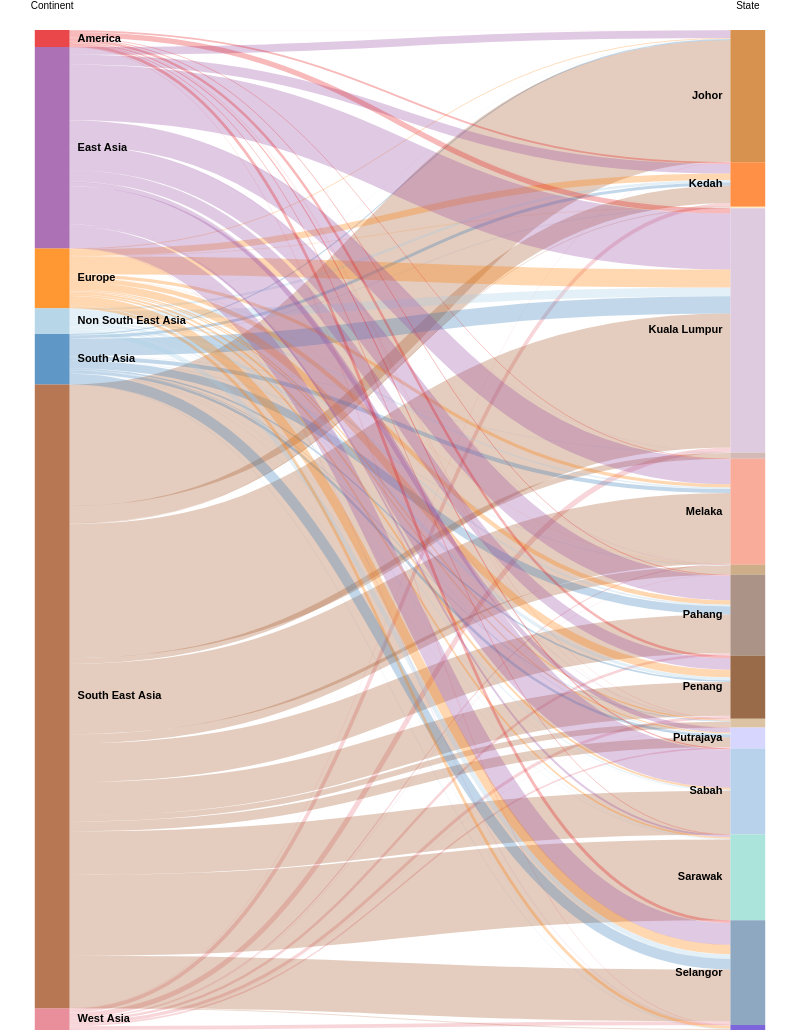

Describe this chart as a Vega-Lite specification.
### Vega specification from a JSON file in a GitHub repository (floating-point values rounded to 4 significant figures)
{"$schema": "https://vega.github.io/schema/vega/v3.0.json", "width": 800, "height": 1000, "data": [{"name": "rawData", "values": [{"Continent": "America", "State": "Johor", "Total_Arrivals": 9861}, {"Continent": "East Asia", "State": "Johor", "Total_Arrivals": 464974}, {"Continent": "Europe", "State": "Johor", "Total_Arrivals": 51181}, {"Continent": "Non South East Asia", "State": "Johor", "Total_Arrivals": 18310}, {"Continent": "South Asia", "State": "Johor", "Total_Arrivals": 67553}, {"Continent": "South East Asia", "State": "Johor", "Total_Arrivals": 7275410}, {"Continent": "West Asia", "State": "Johor", "Total_Arrivals": 17890}, {"Continent": "America", "State": "Kedah", "Total_Arrivals": 110758}, {"Continent": "East Asia", "State": "Kedah", "Total_Arrivals": 574597}, {"Continent": "Europe", "State": "Kedah", "Total_Arrivals": 390134}, {"Continent": "Non South East Asia", "State": "Kedah", "Total_Arrivals": 146073}, {"Continent": "South Asia", "State": "Kedah", "Total_Arrivals": 183272}, {"Continent": "South East Asia", "State": "Kedah", "Total_Arrivals": 1045980}, {"Continent": "West Asia", "State": "Kedah", "Total_Arrivals": 220484}, {"Continent": "America", "State": "Kelantan", "Total_Arrivals": 2969}, {"Continent": "Europe", "State": "Kelantan", "Total_Arrivals": 27712}, {"Continent": "Non South East Asia", "State": "Kelantan", "Total_Arrivals": 3659}, {"Continent": "South Asia", "State": "Kelantan", "Total_Arrivals": 18674}, {"Continent": "South East Asia", "State": "Kelantan", "Total_Arrivals": 35934}, {"Continent": "West Asia", "State": "Kelantan", "Total_Arrivals": 3489}, {"Continent": "America", "State": "Kuala Lumpur", "Total_Arrivals": 314172}, {"Continent": "East Asia", "State": "Kuala Lumpur", "Total_Arrivals": 3342480}, {"Continent": "Europe", "State": "Kuala Lumpur", "Total_Arrivals": 1082939}, {"Continent": "Non South East Asia", "State": "Kuala Lumpur", "Total_Arrivals": 514170}, {"Continent": "South Asia", "State": "Kuala Lumpur", "Total_Arrivals": 1038683}, {"Continent": "South East Asia", "State": "Kuala Lumpur", "Total_Arrivals": 8019347}, {"Continent": "West Asia", "State": "Kuala Lumpur", "Total_Arrivals": 303758}, {"Continent": "America", "State": "Labuan", "Total_Arrivals": 810}, {"Continent": "East Asia", "State": "Labuan", "Total_Arrivals": 8809}, {"Continent": "Europe", "State": "Labuan", "Total_Arrivals": 1651}, {"Continent": "Non South East Asia", "State": "Labuan", "Total_Arrivals": 602}, {"Continent": "South Asia", "State": "Labuan", "Total_Arrivals": 11802}, {"Continent": "South East Asia", "State": "Labuan", "Total_Arrivals": 338464}, {"Continent": "America", "State": "Melaka", "Total_Arrivals": 46253}, {"Continent": "East Asia", "State": "Melaka", "Total_Arrivals": 1486596}, {"Continent": "Europe", "State": "Melaka", "Total_Arrivals": 192736}, {"Continent": "Non South East Asia", "State": "Melaka", "Total_Arrivals": 88026}, {"Continent": "South Asia", "State": "Melaka", "Total_Arrivals": 247572}, {"Continent": "South East Asia", "State": "Melaka", "Total_Arrivals": 4220615}, {"Continent": "West Asia", "State": "Melaka", "Total_Arrivals": 61069}, {"Continent": "America", "State": "Negeri Sembilan", "Total_Arrivals": 2159}, {"Continent": "East Asia", "State": "Negeri Sembilan", "Total_Arrivals": 11891}, {"Continent": "Europe", "State": "Negeri Sembilan", "Total_Arrivals": 16422}, {"Continent": "Non South East Asia", "State": "Negeri Sembilan", "Total_Arrivals": 6966}, {"Continent": "South Asia", "State": "Negeri Sembilan", "Total_Arrivals": 15879}, {"Continent": "South East Asia", "State": "Negeri Sembilan", "Total_Arrivals": 532780}, {"Continent": "West Asia", "State": "Negeri Sembilan", "Total_Arrivals": 18272}, {"Continent": "America", "State": "Pahang", "Total_Arrivals": 54437}, {"Continent": "East Asia", "State": "Pahang", "Total_Arrivals": 1475469}, {"Continent": "Europe", "State": "Pahang", "Total_Arrivals": 259049}, {"Continent": "Non South East Asia", "State": "Pahang", "Total_Arrivals": 105098}, {"Continent": "South Asia", "State": "Pahang", "Total_Arrivals": 479448}, {"Continent": "South East Asia", "State": "Pahang", "Total_Arrivals": 2322400}, {"Continent": "West Asia", "State": "Pahang", "Total_Arrivals": 152766}, {"Continent": "America", "State": "Penang", "Total_Arrivals": 149665}, {"Continent": "East Asia", "State": "Penang", "Total_Arrivals": 681596}, {"Continent": "Europe", "State": "Penang", "Total_Arrivals": 455832}, {"Continent": "Non South East Asia", "State": "Penang", "Total_Arrivals": 190781}, {"Continent": "South Asia", "State": "Penang", "Total_Arrivals": 90087}, {"Continent": "South East Asia", "State": "Penang", "Total_Arrivals": 2020877}, {"Continent": "West Asia", "State": "Penang", "Total_Arrivals": 183025}, {"Continent": "America", "State": "Perak", "Total_Arrivals": 17095}, {"Continent": "East Asia", "State": "Perak", "Total_Arrivals": 19609}, {"Continent": "Europe", "State": "Perak", "Total_Arrivals": 79011}, {"Continent": "Non South East Asia", "State": "Perak", "Total_Arrivals": 16635}, {"Continent": "South Asia", "State": "Perak", "Total_Arrivals": 38938}, {"Continent": "South East Asia", "State": "Perak", "Total_Arrivals": 339536}, {"Continent": "West Asia", "State": "Perak", "Total_Arrivals": 11155}, {"Continent": "Europe", "State": "Perlis", "Total_Arrivals": 1560}, {"Continent": "Non South East Asia", "State": "Perlis", "Total_Arrivals": 737}, {"Continent": "South Asia", "State": "Perlis", "Total_Arrivals": 1471}, {"Continent": "South East Asia", "State": "Perlis", "Total_Arrivals": 3623}, {"Continent": "West Asia", "State": "Perlis", "Total_Arrivals": 263}, {"Continent": "America", "State": "Putrajaya", "Total_Arrivals": 9025}, {"Continent": "East Asia", "State": "Putrajaya", "Total_Arrivals": 266504}, {"Continent": "Europe", "State": "Putrajaya", "Total_Arrivals": 72367}, {"Continent": "Non South East Asia", "State": "Putrajaya", "Total_Arrivals": 59290}, {"Continent": "South Asia", "State": "Putrajaya", "Total_Arrivals": 159390}, {"Continent": "South East Asia", "State": "Putrajaya", "Total_Arrivals": 581654}, {"Continent": "West Asia", "State": "Putrajaya", "Total_Arrivals": 89686}, {"Continent": "America", "State": "Sabah", "Total_Arrivals": 64561}, {"Continent": "East Asia", "State": "Sabah", "Total_Arrivals": 2288098}, {"Continent": "Europe", "State": "Sabah", "Total_Arrivals": 114107}, {"Continent": "Non South East Asia", "State": "Sabah", "Total_Arrivals": 60393}, {"Continent": "South Asia", "State": "Sabah", "Total_Arrivals": 6854}, {"Continent": "South East Asia", "State": "Sabah", "Total_Arrivals": 2610152}, {"Continent": "West Asia", "State": "Sabah", "Total_Arrivals": 2613}, {"Continent": "America", "State": "Sarawak", "Total_Arrivals": 46217}, {"Continent": "East Asia", "State": "Sarawak", "Total_Arrivals": 114292}, {"Continent": "Europe", "State": "Sarawak", "Total_Arrivals": 99423}, {"Continent": "Non South East Asia", "State": "Sarawak", "Total_Arrivals": 33531}, {"Continent": "South Asia", "State": "Sarawak", "Total_Arrivals": 8969}, {"Continent": "South East Asia", "State": "Sarawak", "Total_Arrivals": 4837917}, {"Continent": "West Asia", "State": "Sarawak", "Total_Arrivals": 1638}, {"Continent": "America", "State": "Selangor", "Total_Arrivals": 173863}, {"Continent": "East Asia", "State": "Selangor", "Total_Arrivals": 1290889}, {"Continent": "Europe", "State": "Selangor", "Total_Arrivals": 561465}, {"Continent": "Non South East Asia", "State": "Selangor", "Total_Arrivals": 283681}, {"Continent": "South Asia", "State": "Selangor", "Total_Arrivals": 631091}, {"Continent": "South East Asia", "State": "Selangor", "Total_Arrivals": 3101730}, {"Continent": "West Asia", "State": "Selangor", "Total_Arrivals": 222077}, {"Continent": "America", "State": "Terengganu", "Total_Arrivals": 18531}, {"Continent": "East Asia", "State": "Terengganu", "Total_Arrivals": 20244}, {"Continent": "Europe", "State": "Terengganu", "Total_Arrivals": 170830}, {"Continent": "Non South East Asia", "State": "Terengganu", "Total_Arrivals": 21748}, {"Continent": "South Asia", "State": "Terengganu", "Total_Arrivals": 14585}, {"Continent": "South East Asia", "State": "Terengganu", "Total_Arrivals": 43269}, {"Continent": "West Asia", "State": "Terengganu", "Total_Arrivals": 5529}], "transform": [{"type": "formula", "expr": "datum['Continent']", "as": "stack1"}, {"type": "formula", "expr": "datum.State", "as": "stack2"}, {"type": "formula", "expr": "datum.Total_Arrivals", "as": "size"}]}, {"name": "nodes", "source": "rawData", "transform": [{"type": "filter", "expr": "!groupSelector || groupSelector.stack1 == datum.stack1 || groupSelector.stack2 == datum.stack2"}, {"type": "formula", "expr": "datum.stack1 + datum.stack2", "as": "key"}, {"type": "fold", "fields": ["stack1", "stack2"], "as": ["stack", "groupID"]}, {"type": "formula", "expr": "datum.stack == 'stack1' ? datum.stack1 + ' ' + datum.stack2 : datum.stack2 + ' ' + datum.stack1", "as": "sortField"}, {"type": "stack", "groupby": ["stack"], "sort": {"field": "sortField", "order": "descending"}, "field": "size"}, {"type": "formula", "expr": "(datum.y0 + datum.y1) / 2", "as": "yc"}]}, {"name": "groups", "source": "nodes", "transform": [{"type": "aggregate", "groupby": ["stack", "groupID"], "fields": ["size"], "ops": ["sum"], "as": ["total"]}, {"type": "stack", "groupby": ["stack"], "sort": {"field": "groupID", "order": "descending"}, "field": "total"}, {"type": "formula", "expr": "scale('y', datum.y0)", "as": "scaledY0"}, {"type": "formula", "expr": "scale('y', datum.y1)", "as": "scaledY1"}, {"type": "formula", "expr": "datum.stack == 'stack1'", "as": "rightLabel"}, {"type": "formula", "expr": "datum.total / domain('y')[1]", "as": "percentage"}]}, {"name": "destinationNodes", "source": "nodes", "transform": [{"type": "filter", "expr": "datum.stack == 'stack2'"}]}, {"name": "edges", "source": "nodes", "transform": [{"type": "filter", "expr": "datum.stack == 'stack1'"}, {"type": "lookup", "from": "destinationNodes", "key": "key", "fields": ["key"], "as": ["target"]}, {"type": "linkpath", "orient": "horizontal", "shape": "diagonal", "sourceY": {"expr": "scale('y', datum.yc)"}, "sourceX": {"expr": "scale('x', 'stack1') + bandwidth('x')"}, "targetY": {"expr": "scale('y', datum.target.yc)"}, "targetX": {"expr": "scale('x', 'stack2')"}}, {"type": "formula", "expr": "range('y')[0] - scale('y', datum.size)", "as": "strokeWidth"}, {"type": "formula", "expr": "datum.size / domain('y')[1]", "as": "percentage"}]}], "scales": [{"name": "x", "type": "band", "range": "width", "domain": ["stack1", "stack2"], "paddingOuter": 0.05, "paddingInner": 0.95}, {"name": "y", "type": "linear", "range": "height", "domain": {"data": "nodes", "field": "y1"}}, {"name": "color", "type": "ordinal", "range": ["#e41a1c", "#984ea3", "#ff7f00", "#a6cee3", "#377eb8", "#a65628", "#e37383", "#CC7722", "#FF7518", "#FFE5B4", "#D8BFD8", "#C9A9A6", "#F89880", "#C19A6B", "#967969", "#80461B", "#D2B48C", "#CBC3E3", "#CCCCFF", "#A7C7E7", "#96DED1", "#7393B3", "#5D3FD3"], "domain": ["America", "East Asia", "Europe", "Non South East Asia", "South Asia", "South East Asia", "West Asia", "Johor", "Kedah", "Kelantan", "Kuala Lumpur", "Labuan", "Melaka", "Negeri Sembilan", "Pahang", "Penang", "Perak", "Perlis", "Putrajaya", "Sabah", "Sarawak", "Selangor", "Terengganu"]}, {"name": "stackNames", "type": "ordinal", "range": ["Continent", "State"], "domain": ["stack1", "stack2"]}], "axes": [{"orient": "top", "scale": "x", "domain": false, "ticks": false, "labelPadding": 20, "encode": {"labels": {"update": {"text": {"scale": "stackNames", "field": "value", "fontWeight": "bold", "fontSize": 14}}}}}, {"orient": "left", "scale": "y", "labels": false, "domain": false, "ticks": false}], "marks": [{"type": "path", "name": "edgeMark", "from": {"data": "edges"}, "clip": true, "encode": {"update": {"stroke": [{"test": "groupSelector && groupSelector.stack == 'stack1'", "scale": "color", "field": "stack2"}, {"scale": "color", "field": "stack1"}], "strokeWidth": {"field": "strokeWidth"}, "path": {"field": "path"}, "strokeOpacity": {"signal": "!groupSelector && (groupHover.stack1 == datum.stack1 || groupHover.stack2 == datum.stack2) ? 0.9 : 0.3"}, "zindex": {"signal": "!groupSelector && (groupHover.stack1 == datum.stack1 || groupHover.stack2 == datum.stack2) ? 1 : 0"}, "tooltip": {"signal": "{\"Tourist from the Continent of\": datum.stack1, \"State\": datum.stack2, \"Total Arrivals\": format(datum.size, ',.0f')}"}}, "hover": {"strokeOpacity": {"value": 1}}}}, {"type": "rect", "name": "groupMark", "from": {"data": "groups"}, "encode": {"enter": {"fill": {"scale": "color", "field": "groupID"}, "width": {"scale": "x", "band": 1}}, "update": {"x": {"scale": "x", "field": "stack"}, "y": {"field": "scaledY0"}, "y2": {"field": "scaledY1"}, "fillOpacity": {"value": 0.8}, "tooltip": {"signal": "datum.groupID + ' has ' + format(datum.total, ',.0f') + ' total tourist arrivals.'"}}, "hover": {"fillOpacity": {"value": 1}}}}, {"type": "text", "from": {"data": "groups"}, "interactive": false, "encode": {"update": {"x": {"signal": "scale('x', datum.stack) + (datum.rightLabel ? bandwidth('x') + 8 : -8)"}, "yc": {"signal": "(datum.scaledY0 + datum.scaledY1) / 2"}, "align": {"signal": "datum.rightLabel ? 'left' : 'right'"}, "baseline": {"value": "middle"}, "fontWeight": {"value": "bold"}, "text": {"signal": "abs(datum.scaledY0 - datum.scaledY1) > 13 ? datum.groupID: ''"}}}}, {"type": "group", "data": [{"name": "dataForShowAll", "values": [{}], "transform": [{"type": "filter", "expr": "groupSelector"}]}], "encode": {"enter": {"xc": {"signal": "width / 2"}, "y": {"value": 30}, "width": {"value": 80}, "height": {"value": 30}}}, "marks": [{"type": "group", "name": "groupReset", "from": {"data": "dataForShowAll"}, "encode": {"enter": {"cornerRadius": {"value": 6}, "fill": {"value": "#f5f5f5"}, "stroke": {"value": "#c1c1c1"}, "strokeWidth": {"value": 2}, "height": {"field": {"group": "height"}}, "width": {"field": {"group": "width"}}}, "update": {"opacity": {"value": 1}}, "hover": {"opacity": {"value": 0.7}}}, "marks": [{"type": "text", "interactive": false, "encode": {"enter": {"xc": {"field": {"group": "width"}, "mult": 0.5}, "yc": {"field": {"group": "height"}, "mult": 0.5, "offset": 2}, "align": {"value": "center"}, "baseline": {"value": "middle"}, "fontWeight": {"value": "bold"}, "text": {"value": "Show All"}}}}]}]}], "signals": [{"name": "groupHover", "value": {}, "on": [{"events": "@groupMark:mouseover", "update": "{stack1:datum.stack == 'stack1' && datum.groupID, stack2:datum.stack == 'stack2' && datum.groupID}"}, {"events": "mouseout", "update": "{}"}]}, {"name": "groupSelector", "value": false, "on": [{"events": "@groupMark:click!", "update": "{stack:datum.stack, stack1: datum.stack == 'stack1' && datum.groupID, stack2: datum.stack == 'stack2' && datum.groupID}"}, {"events": [{"type": "click", "markname": "groupReset"}, {"type": "dblclick"}], "update": "false"}]}]}
